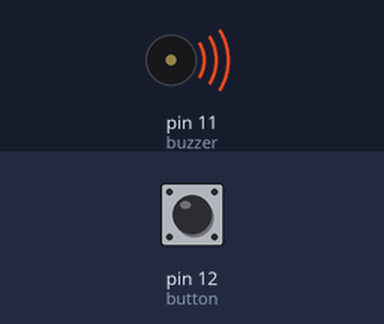
A sketch run on a simulated Arduino Uno, built with avr-gcc and run on an emulated ATmega328P. Shown: buzzer (waves = sounding). The inputs (shaded band) are chosen by the test bench; at power-on: pin 12 (button) HIGH. What the sketch prints to the serial monitor is not drawn.

Above: at 2.3 s.
2.4 s: pin 12 (button) pulled LOW for 1 s
At 3.3 s:
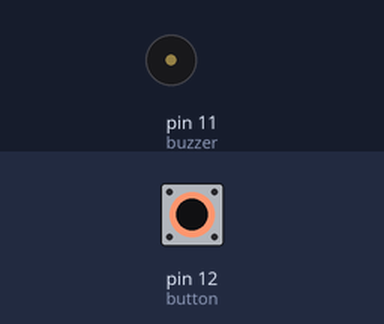
Timing chart, 0 to 12.4 s (numbered marks = the images above; inputs shaded):
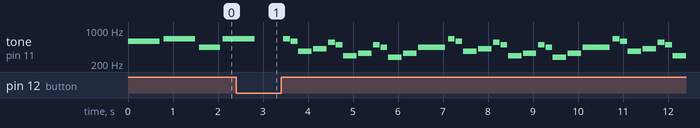

The sketch:

main.ino
```cpp
// Три песни, переключение по кнопке (пин 12 -> GND)
// Блокирующее воспроизведение, но кнопка проверяется между нотами

#define NOTE_B0  31
#define NOTE_C1  33
#define NOTE_CS1 35
#define NOTE_D1  37
#define NOTE_DS1 39
#define NOTE_E1  41
#define NOTE_F1  44
#define NOTE_FS1 46
#define NOTE_G1  49
#define NOTE_GS1 52
#define NOTE_A1  55
#define NOTE_AS1 58
#define NOTE_B1  62
#define NOTE_C2  65
#define NOTE_CS2 69
#define NOTE_D2  73
#define NOTE_DS2 78
#define NOTE_E2  82
#define NOTE_F2  87
#define NOTE_FS2 93
#define NOTE_G2  98
#define NOTE_GS2 104
#define NOTE_A2  110
#define NOTE_AS2 117
#define NOTE_B2  123
#define NOTE_C3  131
#define NOTE_CS3 139
#define NOTE_D3  147
#define NOTE_DS3 156
#define NOTE_E3  165
#define NOTE_F3  175
#define NOTE_FS3 185
#define NOTE_G3  196
#define NOTE_GS3 208
#define NOTE_A3  220
#define NOTE_AS3 233
#define NOTE_B3  247
#define NOTE_C4  262
#define NOTE_CS4 277
#define NOTE_D4  294
#define NOTE_DS4 311
#define NOTE_E4  330
#define NOTE_F4  349
#define NOTE_FS4 370
#define NOTE_G4  392
#define NOTE_GS4 415
#define NOTE_A4  440
#define NOTE_AS4 466
#define NOTE_B4  494
#define NOTE_C5  523
#define NOTE_CS5 554
#define NOTE_D5  587
#define NOTE_DS5 622
#define NOTE_E5  659
#define NOTE_F5  698
#define NOTE_FS5 740
#define NOTE_G5  784
#define NOTE_GS5 831
#define NOTE_A5  880
#define NOTE_AS5 932
#define NOTE_B5  988
#define NOTE_C6  1047
#define NOTE_CS6 1109
#define NOTE_D6  1175
#define NOTE_DS6 1245
#define NOTE_E6  1319
#define NOTE_F6  1397
#define NOTE_FS6 1480
#define NOTE_G6  1568
#define NOTE_GS6 1661
#define NOTE_A6  1760
#define NOTE_AS6 1865
#define NOTE_B6  1976
#define NOTE_C7  2093
#define NOTE_CS7 2217
#define NOTE_D7  2349
#define NOTE_DS7 2489
#define NOTE_E7  2637
#define NOTE_F7  2794
#define NOTE_FS7 2960
#define NOTE_G7  3136
#define NOTE_GS7 3322
#define NOTE_A7  3520
#define NOTE_AS7 3729
#define NOTE_B7  3951
#define NOTE_C8  4186
#define NOTE_CS8 4435
#define NOTE_D8  4699
#define NOTE_DS8 4978
#define REST 0

// Песня 1: Rick Astley
int tempo1 = 114;
int melody1[] = {
  NOTE_D5,-4, NOTE_E5,-4, NOTE_A4,4, NOTE_E5,-4, NOTE_FS5,-4, NOTE_A5,16, NOTE_G5,16, NOTE_FS5,8,
  NOTE_D5,-4, NOTE_E5,-4, NOTE_A4,2, NOTE_A4,16, NOTE_A4,16, NOTE_B4,16, NOTE_D5,8, NOTE_D5,16,
  NOTE_D5,-4, NOTE_E5,-4, NOTE_A4,4, NOTE_E5,-4, NOTE_FS5,-4, NOTE_A5,16, NOTE_G5,16, NOTE_FS5,8,
  NOTE_D5,-4, NOTE_E5,-4, NOTE_A4,2, NOTE_A4,16, NOTE_A4,16, NOTE_B4,16, NOTE_D5,8, NOTE_D5,16,
  REST,4, NOTE_B4,8, NOTE_CS5,8, NOTE_D5,8, NOTE_D5,8, NOTE_E5,8, NOTE_CS5,-8,
  NOTE_B4,16, NOTE_A4,2, REST,4, REST,8, NOTE_B4,8, NOTE_B4,8, NOTE_CS5,8, NOTE_D5,8, NOTE_B4,4, NOTE_A4,8,
  NOTE_A5,8, REST,8, NOTE_A5,8, NOTE_E5,-4, REST,4, NOTE_B4,8, NOTE_B4,8, NOTE_CS5,8, NOTE_D5,8, NOTE_B4,8, NOTE_D5,8, NOTE_E5,8, REST,8,
  REST,8, NOTE_CS5,8, NOTE_B4,8, NOTE_A4,-4, REST,4, REST,8, NOTE_B4,8, NOTE_B4,8, NOTE_CS5,8, NOTE_D5,8, NOTE_B4,8, NOTE_A4,4,
  NOTE_E5,8, NOTE_E5,8, NOTE_E5,8, NOTE_FS5,8, NOTE_E5,4, REST,4, NOTE_D5,2, NOTE_E5,8, NOTE_FS5,8, NOTE_D5,8,
  NOTE_E5,8, NOTE_E5,8, NOTE_E5,8, NOTE_FS5,8, NOTE_E5,4, NOTE_A4,4, REST,2, NOTE_B4,8, NOTE_CS5,8, NOTE_D5,8, NOTE_B4,8,
  REST,8, NOTE_E5,8, NOTE_FS5,8, NOTE_E5,-4, NOTE_A4,16, NOTE_B4,16, NOTE_D5,16, NOTE_B4,16,
  NOTE_FS5,-8, NOTE_FS5,-8, NOTE_E5,-4, NOTE_A4,16, NOTE_B4,16, NOTE_D5,16, NOTE_B4,16,
  NOTE_E5,-8, NOTE_E5,-8, NOTE_D5,-8, NOTE_CS5,16, NOTE_B4,-8, NOTE_A4,16, NOTE_B4,16, NOTE_D5,16, NOTE_B4,16,
  NOTE_D5,4, NOTE_E5,8, NOTE_CS5,-8, NOTE_B4,16, NOTE_A4,8, NOTE_A4,8, NOTE_A4,8,
  NOTE_E5,4, NOTE_D5,2, NOTE_A4,16, NOTE_B4,16, NOTE_D5,16, NOTE_B4,16,
  NOTE_FS5,-8, NOTE_FS5,-8, NOTE_E5,-4, NOTE_A4,16, NOTE_B4,16, NOTE_D5,16, NOTE_B4,16,
  NOTE_A5,4, NOTE_CS5,8, NOTE_D5,-8, NOTE_CS5,16, NOTE_B4,8, NOTE_A4,16, NOTE_B4,16, NOTE_D5,16, NOTE_B4,16,
  NOTE_D5,4, NOTE_E5,8, NOTE_CS5,-8, NOTE_B4,16, NOTE_A4,4, NOTE_A4,8,
  NOTE_E5,4, NOTE_D5,2, REST,4, REST,8, NOTE_B4,8, NOTE_D5,8, NOTE_B4,8, NOTE_D5,8, NOTE_E5,4, REST,8,
  REST,8, NOTE_CS5,8, NOTE_B4,8, NOTE_A4,-4, REST,4, REST,8, NOTE_B4,8, NOTE_B4,8, NOTE_CS5,8, NOTE_D5,8, NOTE_B4,8, NOTE_A4,4,
  REST,8, NOTE_A5,8, NOTE_A5,8, NOTE_E5,8, NOTE_FS5,8, NOTE_E5,8, NOTE_D5,8,
  REST,8, NOTE_A4,8, NOTE_B4,8, NOTE_CS5,8, NOTE_D5,8, NOTE_B4,8, REST,8, NOTE_CS5,8, NOTE_B4,8, NOTE_A4,-4, REST,4,
  NOTE_B4,8, NOTE_B4,8, NOTE_CS5,8, NOTE_D5,8, NOTE_B4,8, NOTE_A4,4, REST,8,
  REST,8, NOTE_E5,8, NOTE_E5,8, NOTE_FS5,4, NOTE_E5,-4, NOTE_D5,2, NOTE_D5,8, NOTE_E5,8, NOTE_FS5,8, NOTE_E5,4,
  NOTE_E5,8, NOTE_E5,8, NOTE_FS5,8, NOTE_E5,8, NOTE_A4,8, NOTE_A4,4,
  REST,-4, NOTE_A4,8, NOTE_B4,8, NOTE_CS5,8, NOTE_D5,8, NOTE_B4,8, REST,8, NOTE_E5,8, NOTE_FS5,8, NOTE_E5,-4, NOTE_A4,16, NOTE_B4,16, NOTE_D5,16, NOTE_B4,16,
  NOTE_FS5,-8, NOTE_FS5,-8, NOTE_E5,-4, NOTE_A4,16, NOTE_B4,16, NOTE_D5,16, NOTE_B4,16,
  NOTE_E5,-8, NOTE_E5,-8, NOTE_D5,-8, NOTE_CS5,16, NOTE_B4,8, NOTE_A4,16, NOTE_B4,16, NOTE_D5,16, NOTE_B4,16,
  NOTE_D5,4, NOTE_E5,8, NOTE_CS5,-8, NOTE_B4,16, NOTE_A4,4, NOTE_A4,8, NOTE_E5,4, NOTE_D5,2, NOTE_A4,16, NOTE_B4,16, NOTE_D5,16, NOTE_B4,16,
  NOTE_FS5,-8, NOTE_FS5,-8, NOTE_E5,-4, NOTE_A4,16, NOTE_B4,16, NOTE_D5,16, NOTE_B4,16,
  NOTE_A5,4, NOTE_CS5,8, NOTE_D5,-8, NOTE_CS5,16, NOTE_B4,8, NOTE_A4,16, NOTE_B4,16, NOTE_D5,16, NOTE_B4,16,
  NOTE_D5,4, NOTE_E5,8, NOTE_CS5,-8, NOTE_B4,16, NOTE_A4,4, NOTE_A4,8, NOTE_E5,4, NOTE_D5,2, REST,4
};
int notes1 = sizeof(melody1) / sizeof(melody1[0]) / 2;

// Песня 2: Nokia
int tempo2 = 180;
int melody2[] = {
  NOTE_E5, 8, NOTE_D5, 8, NOTE_FS4, 4, NOTE_GS4, 4,
  NOTE_CS5, 8, NOTE_B4, 8, NOTE_D4, 4, NOTE_E4, 4,
  NOTE_B4, 8, NOTE_A4, 8, NOTE_CS4, 4, NOTE_E4, 4,
  NOTE_A4, 2
};
int notes2 = sizeof(melody2) / sizeof(melody2[0]) / 2;

// Песня 3: Star Wars
int tempo3 = 108;
int melody3[] = {
  NOTE_AS4,8, NOTE_AS4,8, NOTE_AS4,8, NOTE_F5,2, NOTE_C6,2,
  NOTE_AS5,8, NOTE_A5,8, NOTE_G5,8, NOTE_F6,2, NOTE_C6,4,
  NOTE_AS5,8, NOTE_A5,8, NOTE_G5,8, NOTE_F6,2, NOTE_C6,4,
  NOTE_AS5,8, NOTE_A5,8, NOTE_AS5,8, NOTE_G5,2, NOTE_C5,8, NOTE_C5,8, NOTE_C5,8,
  NOTE_F5,2, NOTE_C6,2, NOTE_AS5,8, NOTE_A5,8, NOTE_G5,8, NOTE_F6,2, NOTE_C6,4,
  NOTE_AS5,8, NOTE_A5,8, NOTE_G5,8, NOTE_F6,2, NOTE_C6,4,
  NOTE_AS5,8, NOTE_A5,8, NOTE_AS5,8, NOTE_G5,2, NOTE_C5,-8, NOTE_C5,16,
  NOTE_D5,-4, NOTE_D5,8, NOTE_AS5,8, NOTE_A5,8, NOTE_G5,8, NOTE_F5,8,
  NOTE_F5,8, NOTE_G5,8, NOTE_A5,8, NOTE_G5,4, NOTE_D5,8, NOTE_E5,4, NOTE_C5,-8, NOTE_C5,16,
  NOTE_D5,-4, NOTE_D5,8, NOTE_AS5,8, NOTE_A5,8, NOTE_G5,8, NOTE_F5,8,
  NOTE_C6,-8, NOTE_G5,16, NOTE_G5,2, REST,8, NOTE_C5,8,
  NOTE_D5,-4, NOTE_D5,8, NOTE_AS5,8, NOTE_A5,8, NOTE_G5,8, NOTE_F5,8,
  NOTE_F5,8, NOTE_G5,8, NOTE_A5,8, NOTE_G5,4, NOTE_D5,8, NOTE_E5,4, NOTE_C6,-8, NOTE_C6,16,
  NOTE_F6,4, NOTE_DS6,8, NOTE_CS6,4, NOTE_C6,8, NOTE_AS5,4, NOTE_GS5,8, NOTE_G5,4, NOTE_F5,8,
  NOTE_C6,1
};
int notes3 = sizeof(melody3) / sizeof(melody3[0]) / 2;

const int buzzer = 11;
const int button = 12;

int currentSong = 0;  // 0,1,2

// Функция проигрывания одной песни с проверкой кнопки
void playSongWithButton(int song) {
  int tempo, notesCount;
  int *melody;
  if (song == 0) {
    tempo = tempo1;
    notesCount = notes1;
    melody = melody1;
  } else if (song == 1) {
    tempo = tempo2;
    notesCount = notes2;
    melody = melody2;
  } else {
    tempo = tempo3;
    notesCount = notes3;
    melody = melody3;
  }

  int wholenote = (60000 * 4) / tempo;

  for (int i = 0; i < notesCount * 2; i += 2) {
    // Проверка кнопки перед каждой нотой
    if (digitalRead(button) == LOW) {
      // Кнопка нажата – выходим из функции, не доигрывая песню
      // Небольшая задержка для антидребезга (чтобы не сработало несколько раз)
      delay(50);
      return;
    }

    int divider = melody[i+1];
    int noteDuration;
    if (divider > 0) {
      noteDuration = wholenote / divider;
    } else {
      noteDuration = wholenote / abs(divider);
      noteDuration *= 1.5;
    }
    if (melody[i] != REST) {
      tone(buzzer, melody[i], noteDuration * 0.9);
    }
    delay(noteDuration);
    noTone(buzzer);
  }
}

void setup() {
  pinMode(buzzer, OUTPUT);
  pinMode(button, INPUT_PULLUP);
  Serial.begin(9600);
  Serial.println("Start");
  // Начинаем с первой песни
  currentSong = 0;
}

void loop() {
  // Проигрываем текущую песню. Она будет играть до конца или до нажатия кнопки.
  playSongWithButton(currentSong);

  // Если вышли из-за нажатия кнопки, то переключаем песню
  // Проверяем, что кнопка всё ещё нажата (или была нажата) - но нам нужно переключить один раз.
  // Просто переключим на следующую песню и продолжим цикл.
  if (digitalRead(button) == LOW) {
    // Ждём отпускания кнопки, чтобы не переключать несколько раз
    while (digitalRead(button) == LOW) {
      delay(10);
    }
    delay(50);
    currentSong = (currentSong + 1) % 3;
    Serial.print("Switched to song ");
    Serial.println(currentSong);
    // После переключения сразу начинаем новую песню в следующей итерации loop
  } else {
    // Если кнопка не нажата, а песня закончилась, то просто начинаем её заново (зацикливаем)
    // Но можно и не зацикливать, а ждать нажатия. Сделаем зацикливание.
    // Если хочешь, чтобы после окончания песня не повторялась, а ждала нажатия, убери следующую строку.
    // Оставим зацикливание, чтобы всегда что-то играло.
    // Ничего не делаем, просто loop запустит ту же песню снова.
  }
}
```

Measured:
- by itself, tone on pin 11 (buzzer): plays 659 Hz for 0.15 s, 587 Hz for 0.15 s, 370 Hz for 0.30 s, 415 Hz for 0.30 s, 554 Hz for 0.15 s, 494 Hz for 0.15 s … (33 notes in this stretch)
